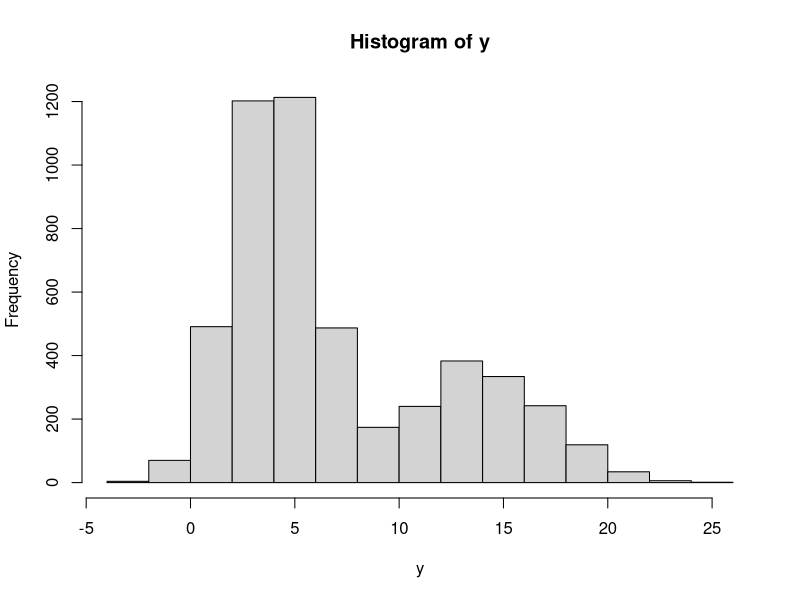
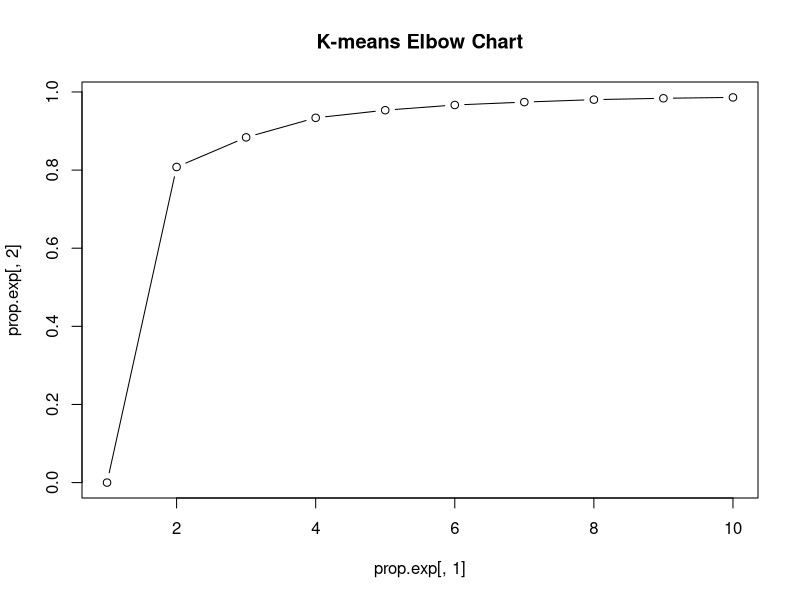
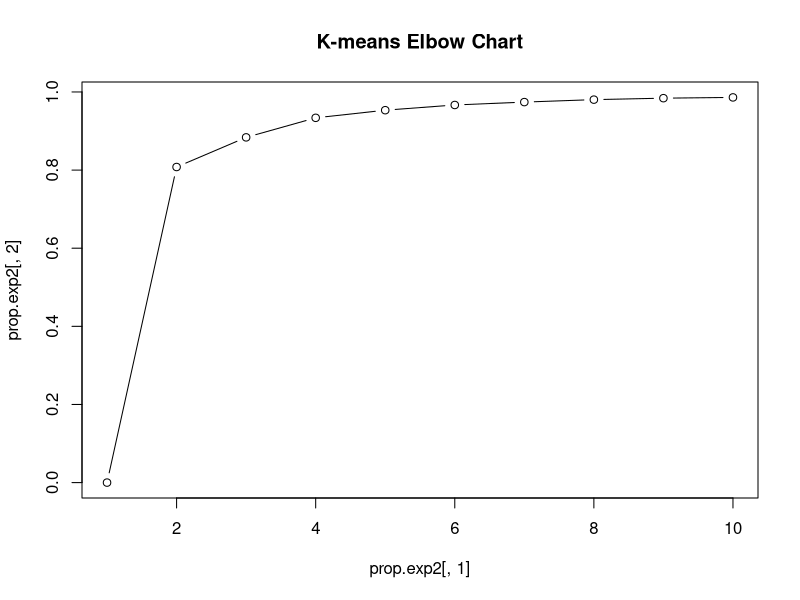

R code for these plots, in order:
library(tidyverse)


n = 5000
y1 <- rnorm(n, mean = 4, sd = 2)
y2 <- rnorm(n, mean = 14, sd = 3)
z <- rbinom(n, 1, prob = 0.7)
y <- z * y1 + (1 - z) * y2
hist(y)

# Based on the histogram, one can expect that there are two major groups because of the two peaks.


# Parameters to estimate
# 1. omega, the probability of data from which group?
# 2. mu and sigma of the two groups

# Initial values
mu1 <- mean(y) -1
mu2<- mean(y) + 1
omega <- 0.5
sigma1 <- sd(y)^2
sigma2 <- sd(y)^2

diff = 1
while(diff > 0.001){
  
  # estimation
  d1 <- omega * dnorm(y,mean = mu1, sd= sqrt(sigma1)) # density based on distribution a
  d2 <- (1-omega) * dnorm(y,mean = mu2, sd= sqrt(sigma2)) # density based on distribution b
  d1a <- d1 / (d1 + d2) # proportion of d1 
  d2a <- d2 / (d1 + d2) # proprotion of d2
  
  omega.v2 = omega
  mu1.v2 = mu1
  mu2.v2 = mu2
  sigma1.v2 = sigma1
  sigma2.v2 = sigma2
  
  # maximization
  omega = mean(d1a)
  mu1 = sum(y*d1a)/sum(d1a)
  mu2 = sum(y*d2a) / sum(d2a)
  sigma1 = sum(d1a*(y-mu1)^2) / sum(d1a)
  sigma2 = sum(d2a*(y-mu2)^2) / sum(d2a)
  
  parameters.v2 <- c(omega.v2, mu1.v2, mu2.v2, sigma1.v2, sigma2.v2)
  parameters <- c(omega, mu1, mu2, sigma1, sigma2)
  diff <- sum((parameters.v2- parameters)^2)
}
parameters

# With GMM based on EM algo, the parameters of the data, y, are mu1 = 4, mu2= 14, sd1=2, sd=3, and omega = 0.7
# The group 1 with mu=4 and sd=2 represents the 70% of the data.
# The group 2 with mu=14, and sd=3 represents the 30% of the data.

# Can clustering can identify the same result?
# K-means should be a good start. Hclust is not receommended because there are too many observations that
# dendrogram is not interpretable due to its size.

prop.exp <- matrix(c(1:10,rep(NA,10)),ncol=2)
for( i in 1:10){
  k.cluster <- kmeans(y,centers= i)
  prop.exp[i,2] <- k.cluster$betweenss / k.cluster$totss
}


plot(x=prop.exp[,1], y=prop.exp[,2], type="b", main="K-means Elbow Chart")

# Based on the kmeans elbow chart, cluster of 2 or 3 is the best as increase in the 
# proportion of explanation by clusters decrease after the cluster number of 2.
# Here, we decided to move on with the cluster # of 2.

# Testing parameters 
k.res <- kmeans(y,2)
table(k.res$cluster) / length(y) * 100 # omega is almost 70

y2 <- data.frame(y=y,cluster=k.res$cluster)
y2 %>% group_by(cluster) %>% summarise(mean=mean(y), sd= sd(y), omega= length(cluster)/nrow(y2) *100 )

# K-means did somewhat acceptable job of distinguishing two distributions. However, its performance 
# is not as good as EM algorithm.

# Does this change, if the dataset is scaled before applying k-means?
# Why scale? Scale is often used to limit the influence of numbers that are relatively bigger in magnitude.
prop.exp2 <- matrix(c(1:10,rep(NA,10)),ncol=2)
for( i in 1:10){
  k.cluster <- kmeans(scale(y),centers= i)
  prop.exp2[i,2] <- k.cluster$betweenss / k.cluster$totss
}


plot(x=prop.exp2[,1], y=prop.exp2[,2], type="b", main="K-means Elbow Chart")

# Still, cluster of 2 or 3 is the best. Proceed with 2

# Testing parameters 
k.res2 <- kmeans(scale(y),2)
table(k.res2$cluster) / length(y) * 100 # omega is almost 70

y3 <- data.frame(y=y,cluster=k.res2$cluster)
y3 %>% group_by(cluster) %>% summarise(mean=mean(y), sd= sd(y), omega= length(cluster)/nrow(y2) *100 )

# Scaling didn't affect the performance.
